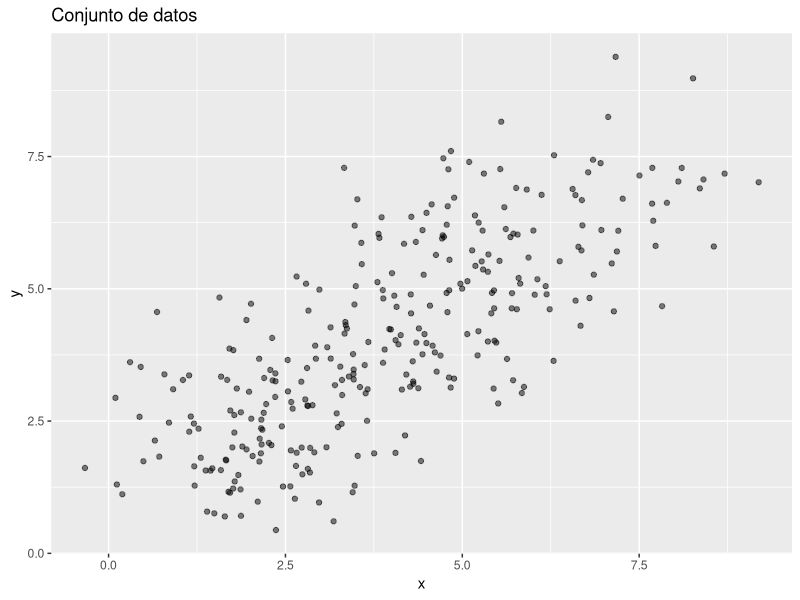

Here is the R script that generated this plot:
## ---- chunk 1
knitr::opts_chunk$set(echo = TRUE)
## ---- chunk 2
library(mvtnorm)
# Generamos los datos
n1 <- n2 <- n3 <- 100
d <- 3    # día de nacimiento
m <- 2    # mes de nacimiento
a <- 1999 # año de nacimiento

d1 <- round(d/30, 2)
d2 <- round(m/12, 2)
d3<-round(a/2020, 2)

# Matrices de covarianza
s1 <- matrix(c(1, d1, d1, 1), ncol = 2)
s2 <- matrix(c(1.5, d2, d2, 1.5), ncol = 2)
s3 <- matrix(c(2, d3, d3, 2), ncol = 2)

# Vector de medias
m1 <- c(m,m)
m2 <- m1+m
m3 <- m2+m

set.seed(a)
x1 <-rmvnorm(n1, m1, s1)
x2 <-rmvnorm(n2, m2, s2)
x3 <-rmvnorm(n3, m3, s3)

x <- c(x1[,1], x2[,1], x3[,1])
y <- c(x1[,2], x2[,2], x3[,2])

# Datos para trabajar
dataset <- data.frame(cbind(x, y))

## ---- chunk 3
summary(dataset)
## ---- chunk 4
library(ggplot2)


ggplot()+ geom_point(aes(x = x, y = y), data = dataset, alpha = 0.5) + ggtitle('Conjunto de datos')
## ---- chunk 5

## ---- chunk 6

